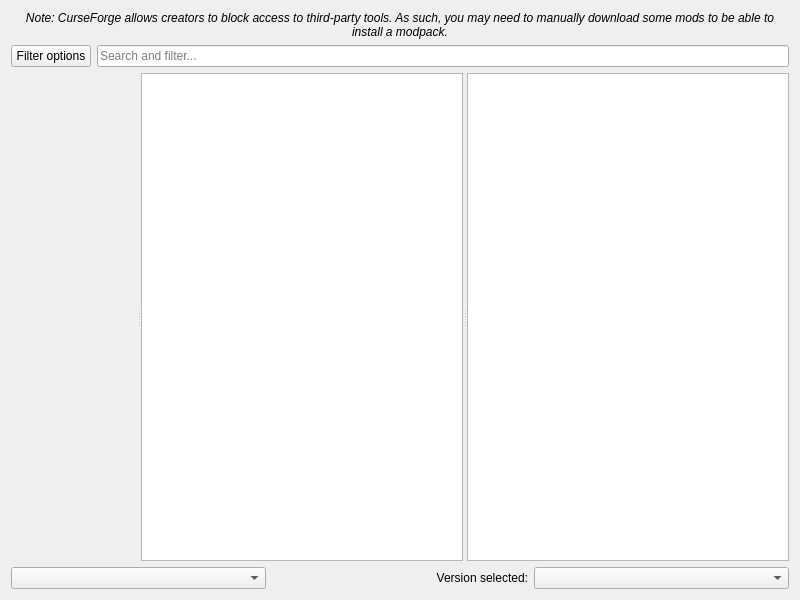
<?xml version="1.0" encoding="UTF-8"?>
<ui version="4.0">
 <class>FlamePage</class>
 <widget class="QWidget" name="FlamePage">
  <property name="geometry">
   <rect>
    <x>0</x>
    <y>0</y>
    <width>800</width>
    <height>600</height>
   </rect>
  </property>
  <layout class="QVBoxLayout" name="verticalLayout">
   <item>
    <widget class="QLabel" name="label_2">
     <property name="font">
      <font>
       <italic>true</italic>
      </font>
     </property>
     <property name="text">
      <string>Note: CurseForge allows creators to block access to third-party tools. As such, you may need to manually download some mods to be able to install a modpack.</string>
     </property>
     <property name="alignment">
      <set>Qt::AlignCenter</set>
     </property>
     <property name="wordWrap">
      <bool>true</bool>
     </property>
    </widget>
   </item>
   <item>
    <layout class="QHBoxLayout" name="horizontalLayout">
     <item>
      <widget class="QPushButton" name="filterButton">
       <property name="text">
        <string>Filter options</string>
       </property>
      </widget>
     </item>
     <item>
      <widget class="QLineEdit" name="searchEdit">
       <property name="placeholderText">
        <string>Search and filter...</string>
       </property>
      </widget>
     </item>
    </layout>
   </item>
   <item>
    <widget class="QSplitter" name="splitter">
     <property name="sizePolicy">
      <sizepolicy hsizetype="Expanding" vsizetype="Expanding">
       <horstretch>0</horstretch>
       <verstretch>0</verstretch>
      </sizepolicy>
     </property>
     <property name="orientation">
      <enum>Qt::Horizontal</enum>
     </property>
     <widget class="QWidget" name="widget" native="true"/>
     <widget class="QListView" name="packView">
      <property name="horizontalScrollBarPolicy">
       <enum>Qt::ScrollBarAlwaysOff</enum>
      </property>
      <property name="alternatingRowColors">
       <bool>true</bool>
      </property>
      <property name="iconSize">
       <size>
        <width>48</width>
        <height>48</height>
       </size>
      </property>
      <property name="verticalScrollMode">
       <enum>QAbstractItemView::ScrollPerPixel</enum>
      </property>
     </widget>
     <widget class="ProjectDescriptionPage" name="packDescription">
      <property name="openExternalLinks">
       <bool>true</bool>
      </property>
      <property name="openLinks">
       <bool>true</bool>
      </property>
     </widget>
    </widget>
   </item>
   <item>
    <layout class="QHBoxLayout">
     <item>
      <widget class="QComboBox" name="sortByBox"/>
     </item>
     <item>
      <widget class="QLabel" name="label">
       <property name="text">
        <string>Version selected:</string>
       </property>
       <property name="alignment">
        <set>Qt::AlignRight|Qt::AlignTrailing|Qt::AlignVCenter</set>
       </property>
      </widget>
     </item>
     <item>
      <widget class="QComboBox" name="versionSelectionBox"/>
     </item>
    </layout>
   </item>
  </layout>
 </widget>
 <customwidgets>
  <customwidget>
   <class>ProjectDescriptionPage</class>
   <extends>QTextBrowser</extends>
   <header>ui/widgets/ProjectDescriptionPage.h</header>
  </customwidget>
 </customwidgets>
 <tabstops>
  <tabstop>packView</tabstop>
  <tabstop>packDescription</tabstop>
  <tabstop>sortByBox</tabstop>
  <tabstop>versionSelectionBox</tabstop>
 </tabstops>
 <resources/>
 <connections/>
</ui>
